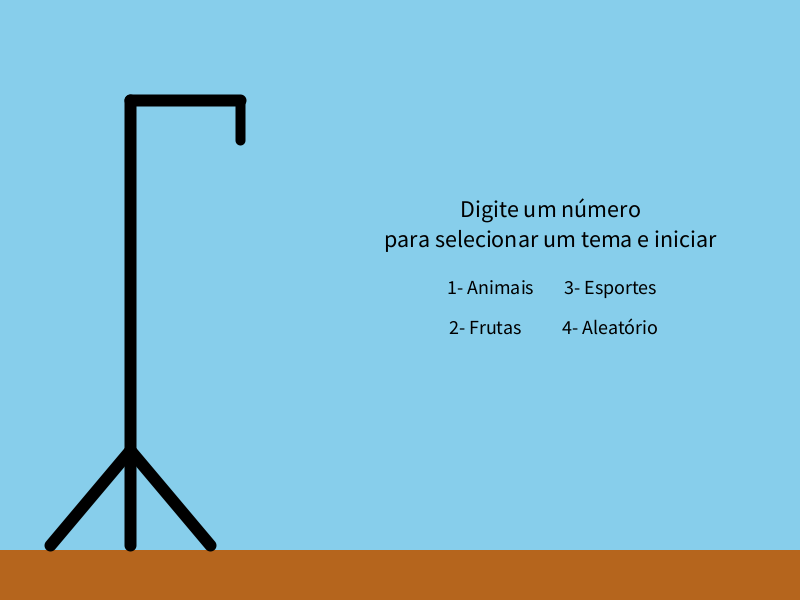
Frame 1 (no input)
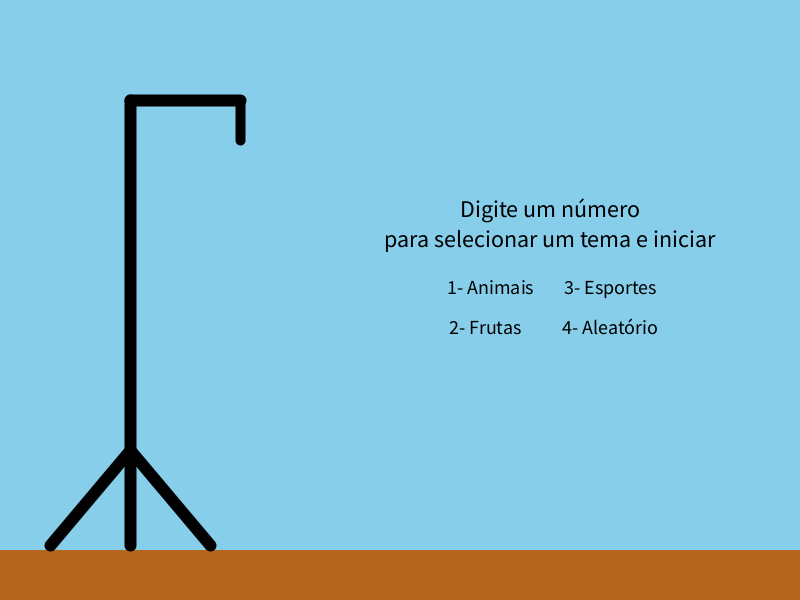
Frame 60 (the mouse pressed at the canvas centre just before this capture)
Frame 120 (the mouse held since frame 60 and released just before this capture): identical to frame 60, image omitted

The Processing sketch that drew these frames (run headless with seeded random() and noise(); from frame 60 on, the mouse is pressed at the canvas centre):

// Processing sketch: jogo_forca
// ── jogo_forca.pde
String[][] themesWords = new String[3][6];
String theme, word, message = "";
char[] selectedLetters = new char[35];
boolean playing = false, wait = false, showWord = false;
int quantityErrors = 0, time = 0, correctLetters = 0;

void setup() {
  size(800, 600);
  frameRate(30);
  textAlign(CENTER, TOP);
  
  themesWords[0][0] = "Animais";
  themesWords[0][1] = "Cachorro";
  themesWords[0][2] = "Elefante";
  themesWords[0][3] = "Gato";
  themesWords[0][4] = "Tigre";
  themesWords[0][5] = "Papagaio";
  
  themesWords[1][0] = "Frutas";
  themesWords[1][1] = "Banana";
  themesWords[1][2] = "Morango";
  themesWords[1][3] = "Abacaxi";
  themesWords[1][4] = "Uva";
  themesWords[1][5] = "Melancia";
  
  themesWords[2][0] = "Esportes";
  themesWords[2][1] = "Futebol";
  themesWords[2][2] = "Basquete";
  themesWords[2][3] = "Vôlei";
  themesWords[2][4] = "Tênis";
  themesWords[2][5] = "Natação"; 
}

void draw() {
  background(135, 206, 235);
  
  strength();
  stickman();
  
  if (!playing) {
    textSize(24);
    fill(0);
    text("Digite um número", width-250, height/2-100);
    text("para selecionar um tema e iniciar", width-250, height/2-70);
    
    textSize(20);
    fill(0);
    text("1- Animais", width-310, height/2-20);
    text("2- Frutas", width-315, height/2+20);
    text("3- Esportes", width-190, height/2-20);
    text("4- Aleatório", width-190, height/2+20);
    
    return;
  }
  
  drawWord();
  textSize(30);
  fill(0);
  text("Tema: " + theme, width-150, 40);
  drawAlphabet();
  
  textSize(35);
  fill(0);
  text(message, width/2+150, height/2-180);
  
  if (wait && millis() - time >= 3000) {
    finishGame();
    wait = false;
    time = 0;
  }

}

void keyPressed() {
  if (!playing && key == '1') {
    chooseWord(0);
    playing = true;
  }
  
  if (!playing && key == '2') {
    chooseWord(1);
    playing = true;
  }
  
  if (!playing && key == '3') {
    chooseWord(2);
    playing = true;
  }
  
  if (!playing && key == '4') {
    int indexTheme = int(random(0, themesWords.length-1));
    chooseWord(indexTheme);
    playing = true;
  }
  
  if (playing && Character.isLetter(key)) {
    char letter = Character.toLowerCase(key);
    if (checkSelectedLetter(letter)) return;
    
    selectLetter(letter);
    checkWordLetter(letter);
    gameStatus();
  }
  
  if (playing && (key == 'a' || key == 'A')) {
    selectLetter('á');
    selectLetter('â');
    selectLetter('ã');
  }
  
  if (playing && (key == 'e' || key == 'E')) {
    selectLetter('é');
    selectLetter('ê');
  }
  
  if (playing && (key == 'i' || key == 'I')) {
    selectLetter('í');
    selectLetter('î');
  }
  
  if (playing && (key == 'o' || key == 'O')) {
    selectLetter('ó');
    selectLetter('ô');
    selectLetter('õ');
  }
  
  if (playing && (key == 'u' || key == 'U')) {
    selectLetter('ú');
    selectLetter('û');
  }
  
  if (playing && (key == 'c' || key == 'C')) {
    selectLetter('ç');
  }
}

void strength() {
  fill(181, 101, 29);
  noStroke();
  rect(0, height-50, width, height);
  
  strokeWeight(12);
  stroke(0);
  line(130, height-150, 50, height-55);
  
  strokeWeight(12);
  stroke(0);
  line(130, height-150, 210, height-55);
  
  strokeWeight(12);
  stroke(0);
  line(130, 100, 130, height-55);
  
  strokeWeight(12);
  stroke(0);
  line(130, 100, 240, 100);
  
  strokeWeight(10);
  stroke(0);
  line(240, 100, 240, 140);
}

void stickman() {
  if (quantityErrors >= 1) {
    fill(0);
    ellipse(240, 180, 80, 80);
  }
  
  if (quantityErrors >= 2) {
    strokeWeight(18);
    stroke(0);
    line(240, 180, 240, 380);
  }
  
  if (quantityErrors >= 3) {
    strokeWeight(16);
    stroke(0);
    line(240, 250, 280, 300);
  }
  
  if (quantityErrors >= 4) {
    strokeWeight(16);
    stroke(0);
    line(240, 250, 200, 300);
  }
  
  if (quantityErrors >= 5) {
    strokeWeight(16);
    stroke(0);
    line(240, 380, 280, 430);
  }
  
  if (quantityErrors >= 6) {
    strokeWeight(16);
    stroke(0);
    line(240, 380, 200, 430);
  }
}

void chooseWord(int indexTheme) {
  String[] selectedTheme = themesWords[indexTheme];
  
  theme = selectedTheme[0];
  word = selectedTheme[int(random(1, selectedTheme.length-1))];
  
  println(theme, word);
}

void drawWord() {
  int position = 50;
  
  for (int i = 0; i <= word.length()-1; i++) {
    char letter = word.charAt(i);
    
    char text = checkSelectedLetter(letter) || showWord ? letter : '_';
    
    textSize(40);
    fill(0);
    text(text, width/2+position, height/2-100);
    
    position += 30;
  }
}

void selectLetter(char letter) {
  for (int i = 0; i < selectedLetters.length; i++) {
    if (selectedLetters[i] == '\u0000') {
      selectedLetters[i] = letter;
      break;
    }
  }
}

void drawAlphabet() {
  String firstHalfAlphabet = "ABCDEFGHIJKLM";
  String secondHalfAlphabet = "NOPQRSTUVWXYZ";
  int positionWidth = -30;
  
  for (int i = 0; i <= firstHalfAlphabet.length()-1; i++) {
    char letter = firstHalfAlphabet.charAt(i);
    
    char text = !checkSelectedLetter(letter) ? letter : '-';
    
    textSize(25);
    fill(0);
    text(text, width/2+positionWidth, height/2);
    
    positionWidth += 30;
  }
  
  positionWidth = -30;
  
  for (int i = 0; i <= secondHalfAlphabet.length()-1; i++) {
    char letter = secondHalfAlphabet.charAt(i);
    
    char text = !checkSelectedLetter(letter) ? letter : '-';
    
    textSize(25);
    fill(0);
    text(text, width/2+positionWidth, height/2+50);
    
    positionWidth += 30;
  }
}

void checkWordLetter(char letter) {
  boolean correctLetter = false;
  
  for (int i = 0; i < word.length(); i++) {
    char wordLetter = word.charAt(i);
    
    if (Character.toLowerCase(wordLetter) == Character.toLowerCase(letter)) {
      correctLetter = true;
      correctLetters += 1;
    }
  }
  
  quantityErrors = correctLetter ? quantityErrors : quantityErrors+1;
}

boolean checkSelectedLetter(char letter) {
  for (int i = 0; i < selectedLetters.length; i++) {
    char selectedLetter = selectedLetters[i];
    
    if (selectedLetter == Character.toLowerCase(letter)) {
      return true;
    }
  }
  
  return false;
}

void finishGame() {
  for (int i = 0; i < selectedLetters.length; i++) {
    selectedLetters[i] = '\u0000';
  }
  quantityErrors = 0;
  correctLetters = 0;
  playing = false;
  showWord = false;
  theme = "";
  word = "";
  message = "";
}

void gameStatus() {
  if (quantityErrors == 6) {
    message = "Você Perdeu!!!";
    showWord = true;
    wait = true;
    time = millis();
    
    return;
  }
  
  if (correctLetters == word.length()) {
    message = "Você Ganhou!!!";
    showWord = true;
    wait = true;
    time = millis();
  }
}
